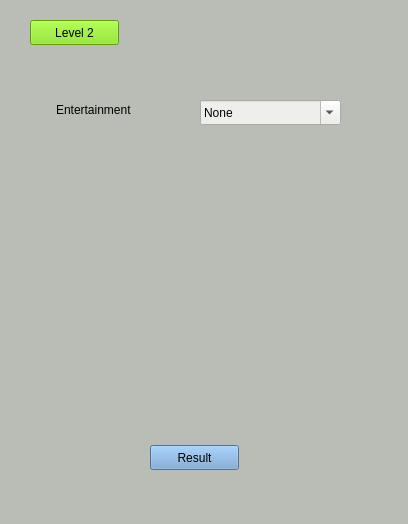
<?xml version="1.0" encoding="UTF-8"?>
<ui version="4.0">
 <class>MainWindow</class>
 <widget class="QMainWindow" name="MainWindow">
  <property name="geometry">
   <rect>
    <x>0</x>
    <y>0</y>
    <width>408</width>
    <height>524</height>
   </rect>
  </property>
  <property name="windowTitle">
   <string>Phone Advice</string>
  </property>
  <property name="styleSheet">
   <string notr="true">background-color: rgb(186, 189, 182);</string>
  </property>
  <widget class="QWidget" name="centralwidget">
   <widget class="QComboBox" name="entertainment">
    <property name="enabled">
     <bool>true</bool>
    </property>
    <property name="geometry">
     <rect>
      <x>200</x>
      <y>100</y>
      <width>141</width>
      <height>25</height>
     </rect>
    </property>
    <property name="acceptDrops">
     <bool>false</bool>
    </property>
    <property name="autoFillBackground">
     <bool>false</bool>
    </property>
    <property name="styleSheet">
     <string notr="true">background-color: rgb(238, 238, 236);</string>
    </property>
    <property name="inputMethodHints">
     <set>Qt::ImhNone</set>
    </property>
    <property name="editable">
     <bool>true</bool>
    </property>
    <property name="sizeAdjustPolicy">
     <enum>QComboBox::AdjustToContentsOnFirstShow</enum>
    </property>
    <property name="duplicatesEnabled">
     <bool>false</bool>
    </property>
    <item>
     <property name="text">
      <string>None</string>
     </property>
    </item>
    <item>
     <property name="text">
      <string>Medium</string>
     </property>
    </item>
    <item>
     <property name="text">
      <string>Good</string>
     </property>
    </item>
   </widget>
   <widget class="QPushButton" name="result">
    <property name="geometry">
     <rect>
      <x>150</x>
      <y>445</y>
      <width>89</width>
      <height>25</height>
     </rect>
    </property>
    <property name="styleSheet">
     <string notr="true">background-color: rgb(114, 159, 207);</string>
    </property>
    <property name="text">
     <string>Result</string>
    </property>
   </widget>
   <widget class="QLabel" name="label_8">
    <property name="geometry">
     <rect>
      <x>56</x>
      <y>100</y>
      <width>111</width>
      <height>20</height>
     </rect>
    </property>
    <property name="text">
     <string>Entertainment</string>
    </property>
   </widget>
   <widget class="QPushButton" name="level2">
    <property name="geometry">
     <rect>
      <x>30</x>
      <y>20</y>
      <width>89</width>
      <height>25</height>
     </rect>
    </property>
    <property name="styleSheet">
     <string notr="true">background-color: rgb(124, 225, 5);</string>
    </property>
    <property name="text">
     <string>Level 2</string>
    </property>
   </widget>
  </widget>
 </widget>
 <resources/>
 <connections/>
</ui>
